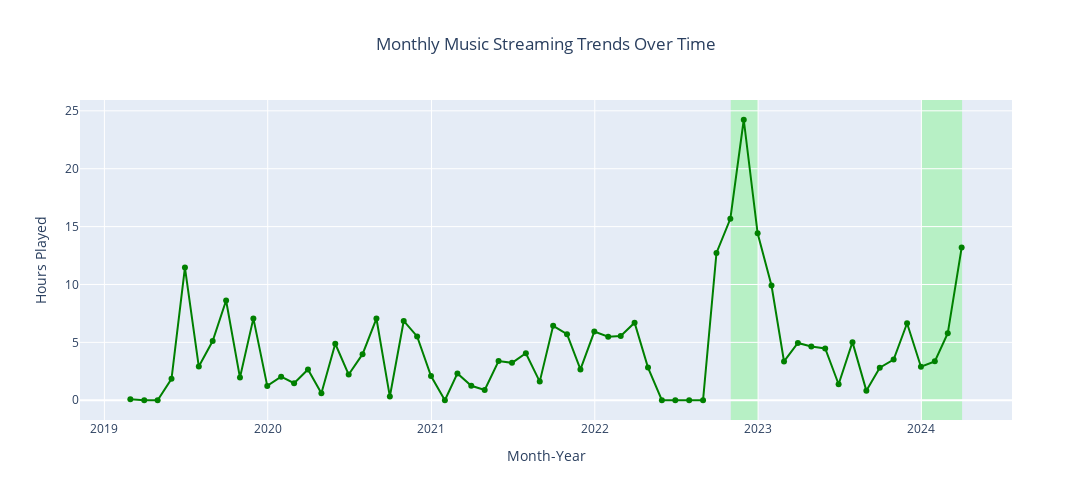

Write notebook code for a chart like this one.
### Markdown cell above
#### **Podcast Streaming**

### Code cell
# Set 'ts' column as the index
indexed = spotify_podcast.set_index('ts', inplace=False)

# Resample the data on a monthly basis
streaming_trends = indexed.resample('M').sum()

# Create a line plot using Plotly Express
fig = px.line(streaming_trends, x=streaming_trends.index, y=(streaming_trends['ms_played'] / (1000 * 60 * 60)).round(2),
              labels={'ts': 'Month-Year', 'y': 'Hours Played'},
              title='Monthly Audio Streaming Trends Over Time',
              color_discrete_sequence=['green'], markers=True)

fig.add_vrect(x0="2022-11-01", x1="2023-01-01", fillcolor="rgba(0,255,0,0.2)", layer="below", line_width=0)
fig.add_vrect(x0="2024-01-01", x1="2024-04-01", fillcolor="rgba(0,255,0,0.2)", layer="below", line_width=0)

fig.update_layout(title=dict(text='Monthly Music Streaming Trends Over Time', x=0.5),
                  xaxis_title='Month-Year',
                  yaxis_title='Hours Played',
                  width=1100, height=500)
fig.show()

### Figure 1 — Plotly figure (JSON) as saved in the notebook; plotly's stock layout.template omitted (floating-point values rounded to 4 significant figures)
{"data": [{"hovertemplate": "Month-Year=%{x}<br>Hours Played=%{y}<extra></extra>", "legendgroup": "", "line": {"color": "green", "dash": "solid"}, "marker": {"symbol": "circle"}, "mode": "lines+markers", "name": "", "orientation": "v", "showlegend": false, "type": "scatter", "x": ["2019-02-28T00:00:00+00:00", "2019-03-31T00:00:00+00:00", "2019-04-30T00:00:00+00:00", "2019-05-31T00:00:00+00:00", "2019-06-30T00:00:00+00:00", "2019-07-31T00:00:00+00:00", "2019-08-31T00:00:00+00:00", "2019-09-30T00:00:00+00:00", "2019-10-31T00:00:00+00:00", "2019-11-30T00:00:00+00:00", "2019-12-31T00:00:00+00:00", "2020-01-31T00:00:00+00:00", "2020-02-29T00:00:00+00:00", "2020-03-31T00:00:00+00:00", "2020-04-30T00:00:00+00:00", "2020-05-31T00:00:00+00:00", "2020-06-30T00:00:00+00:00", "2020-07-31T00:00:00+00:00", "2020-08-31T00:00:00+00:00", "2020-09-30T00:00:00+00:00", "2020-10-31T00:00:00+00:00", "2020-11-30T00:00:00+00:00", "2020-12-31T00:00:00+00:00", "2021-01-31T00:00:00+00:00", "2021-02-28T00:00:00+00:00", "2021-03-31T00:00:00+00:00", "2021-04-30T00:00:00+00:00", "2021-05-31T00:00:00+00:00", "2021-06-30T00:00:00+00:00", "2021-07-31T00:00:00+00:00", "2021-08-31T00:00:00+00:00", "2021-09-30T00:00:00+00:00", "2021-10-31T00:00:00+00:00", "2021-11-30T00:00:00+00:00", "2021-12-31T00:00:00+00:00", "2022-01-31T00:00:00+00:00", "2022-02-28T00:00:00+00:00", "2022-03-31T00:00:00+00:00", "2022-04-30T00:00:00+00:00", "2022-05-31T00:00:00+00:00", "2022-06-30T00:00:00+00:00", "2022-07-31T00:00:00+00:00", "2022-08-31T00:00:00+00:00", "2022-09-30T00:00:00+00:00", "2022-10-31T00:00:00+00:00", "2022-11-30T00:00:00+00:00", "2022-12-31T00:00:00+00:00", "2023-01-31T00:00:00+00:00", "2023-02-28T00:00:00+00:00", "2023-03-31T00:00:00+00:00", "2023-04-30T00:00:00+00:00", "2023-05-31T00:00:00+00:00", "2023-06-30T00:00:00+00:00", "2023-07-31T00:00:00+00:00", "2023-08-31T00:00:00+00:00", "2023-09-30T00:00:00+00:00", "2023-10-31T00:00:00+00:00", "2023-11-30T00:00:00+00:00", "2023-12-31T00:00:00+00:00", "2024-01-31T00:00:00+00:00", "2024-02-29T00:00:00+00:00", "2024-03-31T00:00:00+00:00"], "xaxis": "x", "y": [0.08, 0, 0, 1.85, 11.46, 2.91, 5.11, 8.62, 1.96, 7.07, 1.24, 2.04, 1.47, 2.66, 0.61, 4.88, 2.22, 3.98, 7.06, 0.32, 6.85, 5.51, 2.09, 0, 2.32, 1.25, 0.89, 3.38, 3.23, 4.06, 1.61, 6.43, 5.71, 2.66, 5.93, 5.48, 5.55, 6.7, 2.82, 0, 0, 0, 0, 12.73, 15.67, 24.23, 14.42, 9.91, 3.35, 4.95, 4.64, 4.48, 1.38, 5.02, 0.83, 2.81, 3.52, 6.65, 2.9, 3.36, 5.79, 13.19], "yaxis": "y"}], "layout": {"height": 500, "legend": {"tracegroupgap": 0}, "shapes": [{"fillcolor": "rgba(0,255,0,0.2)", "layer": "below", "line": {"width": 0}, "type": "rect", "x0": "2022-11-01", "x1": "2023-01-01", "xref": "x", "y0": 0, "y1": 1, "yref": "y domain"}, {"fillcolor": "rgba(0,255,0,0.2)", "layer": "below", "line": {"width": 0}, "type": "rect", "x0": "2024-01-01", "x1": "2024-04-01", "xref": "x", "y0": 0, "y1": 1, "yref": "y domain"}], "title": {"text": "Monthly Music Streaming Trends Over Time", "x": 0.5}, "width": 1100, "xaxis": {"anchor": "y", "domain": [0, 1], "title": {"text": "Month-Year"}}, "yaxis": {"anchor": "x", "domain": [0, 1], "title": {"text": "Hours Played"}}}}
